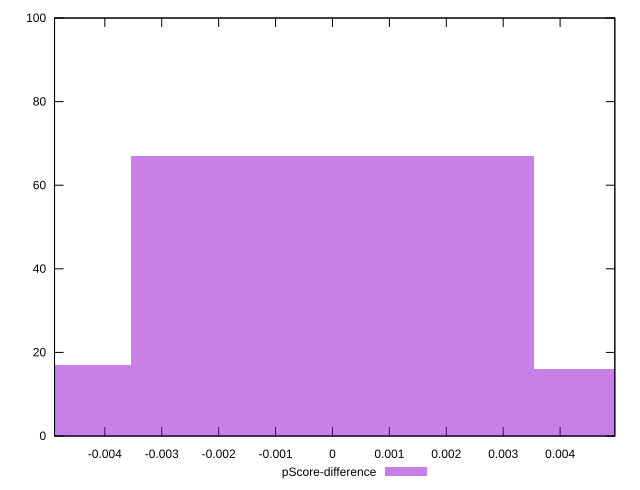

The script that saved this image:
reset

$pScoreDifference <<EOF
-0.007092425205636303 17
0 67
0.007092425205636303 16
EOF

set key outside below
set boxwidth 0.007092425205636303
set xrange [-0.004883752116671913:0.004961348995150355]
set yrange [0:100]
set trange [0:100]
set style fill transparent solid 0.5 noborder
set terminal svg size 640, 490 enhanced background rgb 'white'
set output "report_00016_2021-02-10T13-31-48.338Z/max-potential-fid/samples/pages/pScore-difference/histogram.svg"

plot $pScoreDifference title "pScore-difference" with boxes

reset
